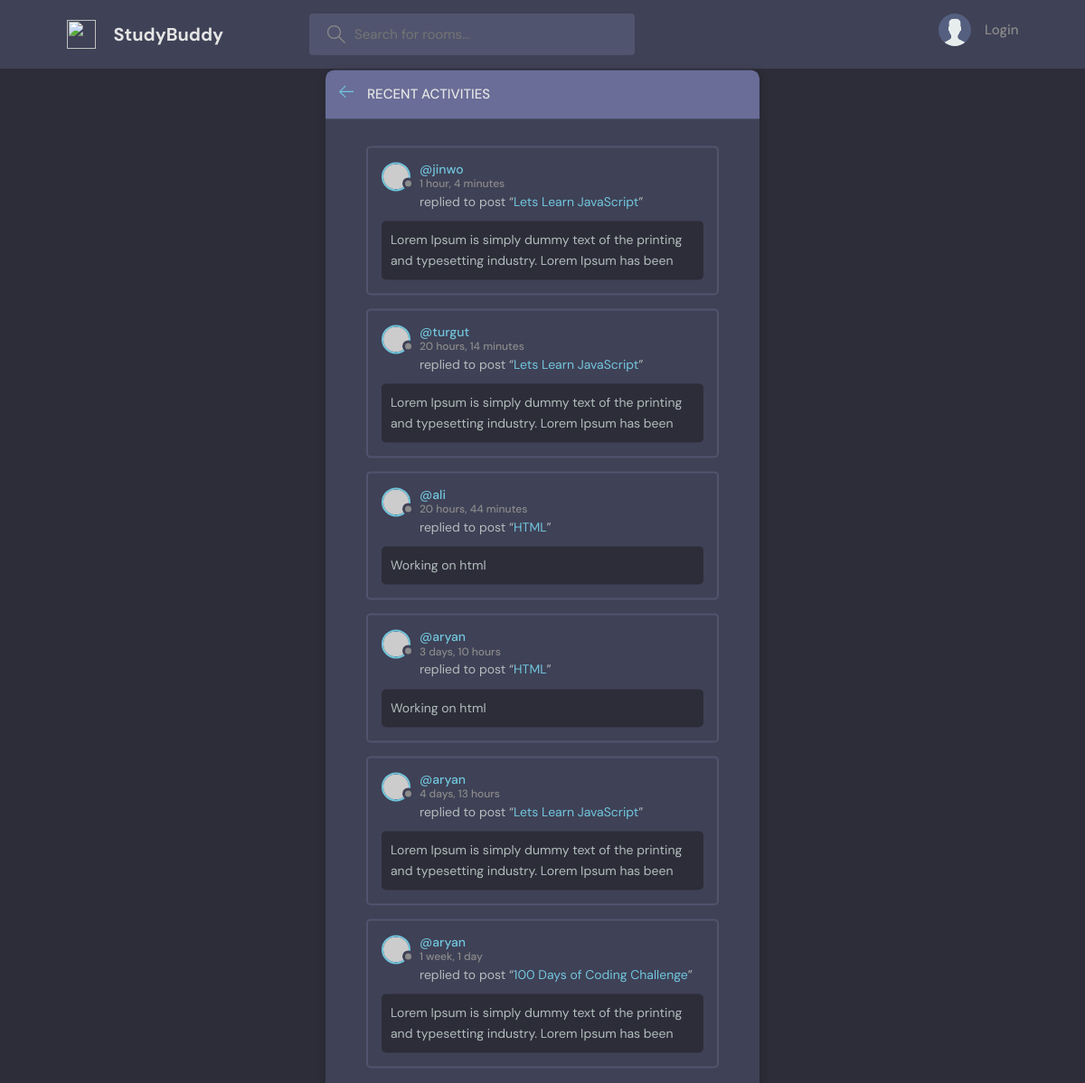
The app's page /activities with its own data.
### base/models.py (models this page shows, shortened)
class Message(models.Model):
    host= models.ForeignKey(User , on_delete=models.CASCADE)
    room = models.ForeignKey(Room , on_delete=models.CASCADE)
    body = models.TextField(blank=True , null=True )
    updated = models.DateTimeField(auto_now=True)
    created = models.DateTimeField(auto_now_add=True)
    class Meta:
        ordering=['-created']

class Room(models.Model):
    topic=models.ForeignKey(Topic , on_delete=models.SET_NULL , null=True)
    host= models.ForeignKey(User , on_delete=models.CASCADE , null=True)
    name = models.CharField(max_length=200)
    description = models.TextField(null=  True , blank=True)
    participants= models.ManyToManyField(User , related_name='participants' , blank = True)
    updated = models.DateTimeField(auto_now=True)
    created = models.DateTimeField(auto_now_add=True)
    class Meta:
        ordering = ['-created' , '-updated']

### base/views.py (the view)
# urls.py: path('activities' , views.activitiesMessages , name='activities'),
def activitiesMessages (request):
    messages = Message.objects.all()
    return render(request , 'base/activity.html' , {'messages':messages})

### templates/base/activity.html (shortened to what this page needs)
{%extends 'main.html' %}
{%block content%}
    <main class="layout">
      <div class="container">
        <div class="layout__box">
          <div class="layout__boxHeader">
            <div class="layout__boxTitle">
              <a href="{%url 'home' %}">
                <svg version="1.1" xmlns="http://www.w3.org/2000/svg" width="32" height="32" viewBox="0 0 32 32">
                  <title>arrow-left</title>
                  <path
                    d="M13.723 2.286l-13.723 13.714 13.719 13.714 1.616-1.611-10.96-10.96h27.625v-2.286h-27.625l10.965-10.965-1.616-1.607z"
                  ></path>
                </svg>
              </a>
              <h3>Recent Activities</h3>
            </div>
          </div>
          <div class="activities-page layout__body">
            {% for message in messages%}
            <div class="activities__box">
              <div class="activities__boxHeader roomListRoom__header">
                <a href="{% url 'profile' request.user.id %}" class="roomListRoom__author">
                  <div class="avatar avatar--small">
                    <img src="https://randomuser.me/api/portraits/women/11.jpg" />
                  </div>
                  <p>
                    @{{message.host}}
                    <span>{{message.created| timesince}}</span>
                  </p>
                </a>
              </div>
              <div class="activities__boxContent">
                <p>replied to post “<a href="{% url 'room' message.room.id %}">{{message.room.name}}</a>”</p>
                <div class="activities__boxRoomContent">
                  {{message.room.description}}
                </div>
              </div>
            </div>
            {%endfor%}
          </div>
        </div>
      </div>
    </main>
    {%endblock content%}

### static/styles/style.css (style rules this page uses)
:root { --color-main: #71c6dd; --color-main-light: #e1f6fb; --color-dark: #3f4156; --color-dark-medium: #51546e; --color-dark-light: #696d97; --color-light: #e5e5e5; --color-gray: #8b8b8b; --color-light-gray: #b2bdbd; --color-bg: #2d2d39; --color-success: #5dd693; --color-error: #fc4b0b; }
* { font-family: "DM Sans", -apple-system, BlinkMacSystemFont, "Segoe UI", Roboto, Oxygen, Ubuntu, Cantarell, "Open Sans", "Helvetica Neue", sans-serif; margin: 0; padding: 0; box-sizing: border-box; text-rendering: optimizeLegibility; font-size: inherit; }
html { font-size: 56.25%; }
@media only screen and (min-width: 1200px) { html { font-size: 62.5%; } }
body { line-height: 1.6; font-weight: 400; font-size: 1.5rem; color: var(--color-light-gray); background-color: var(--color-bg); min-height: 100vh; }
img { width: 100%; }
a { display: inline-block; color: var(--color-main); text-decoration: none; }
.container { max-width: 120rem; width: 90%; margin: auto; }
.avatar { position: relative; display: inline-block; border-radius: 50%; border: 2px solid var(--color-main); }
.avatar img { display: block; border-radius: 50%; object-fit: cover; object-position: center; }
.avatar::after { content: ""; display: block; position: absolute; background-color: var(--color-gray); z-index: 111; border-radius: 50%; border: 0.3rem solid var(--color-dark); }
.avatar.avatar--small img { width: 2.8rem; height: 2.8rem; }
.avatar.avatar--small:after { width: 0.7rem; height: 0.7rem; bottom: 0px; right: -6px; }
.layout { margin-top: 2.4rem; }
.layout > .container { display: flex; justify-content: space-between; align-items: flex-start; }
.layout__box { width: 90%; max-width: 48rem; min-height: 40rem; position: absolute; top: 50%; left: 50%; transform: translate(-50%, -46%); background-color: var(--color-dark); border-radius: 1rem; box-shadow: 1px 1px 6px 3px rgba(0, 0, 0, 0.1); overflow: hidden; }
.layout__boxHeader { display: flex; padding: 1.5rem; background-color: var(--color-dark-light); }
.layout__boxTitle { display: flex; gap: 1.5rem; align-items: center; }
.layout__boxTitle h3 { text-transform: uppercase; font-weight: 500; color: var(--color-light); }
.layout__boxTitle svg { width: 1.6rem; height: 1.6rem; fill: var(--color-main); }
.layout__body { margin: 3rem; }
.roomListRoom__header { display: flex; justify-content: space-between; align-items: center; }
.roomListRoom__author { font-weight: 500; display: flex; align-items: center; gap: 1rem; }
.activities__box { margin: 1.5rem; padding: 1.5rem; border: 2px solid var(--color-dark-medium); border-radius: 5px; }
.activities__boxHeader p { font-size: 1.4rem; line-height: 1.3; }
.activities__boxHeader p span { color: var(--color-gray); font-size: 1.2rem; display: block; }
.activities__boxContent { margin-left: 4.2rem; }
.activities__boxContent { font-size: 1.4rem; }
.activities__boxRoomContent { background: var(--color-bg); padding: 1rem; border-radius: 5px; margin-top: 1rem; margin-left: -4.2rem; }

### records on screen
Message: host "jinwo", created "1 hour, 4 minutes", room.name "Lets Learn JavaScript", room.description "Lorem Ipsum is simply dummy text of the printing and typesetting industry. Lorem Ipsum has been"
Message: host "turgut", created "20 hours, 14 minutes", room.name "Lets Learn JavaScript", room.description "Lorem Ipsum is simply dummy text of the printing and typesetting industry. Lorem Ipsum has been"
Message: host "ali", created "20 hours, 44 minutes", room.name "HTML", room.description "Working on html"
Message: host "aryan", created "3 days, 10 hours", room.name "HTML", room.description "Working on html"
Message: host "aryan", created "4 days, 13 hours", room.name "Lets Learn JavaScript", room.description "Lorem Ipsum is simply dummy text of the printing and typesetting industry. Lorem Ipsum has been"
Message: host "aryan", created "1 week, 1 day", room.name "100 Days of Coding Challenge", room.description "Lorem Ipsum is simply dummy text of the printing and typesetting industry. Lorem Ipsum has been"
